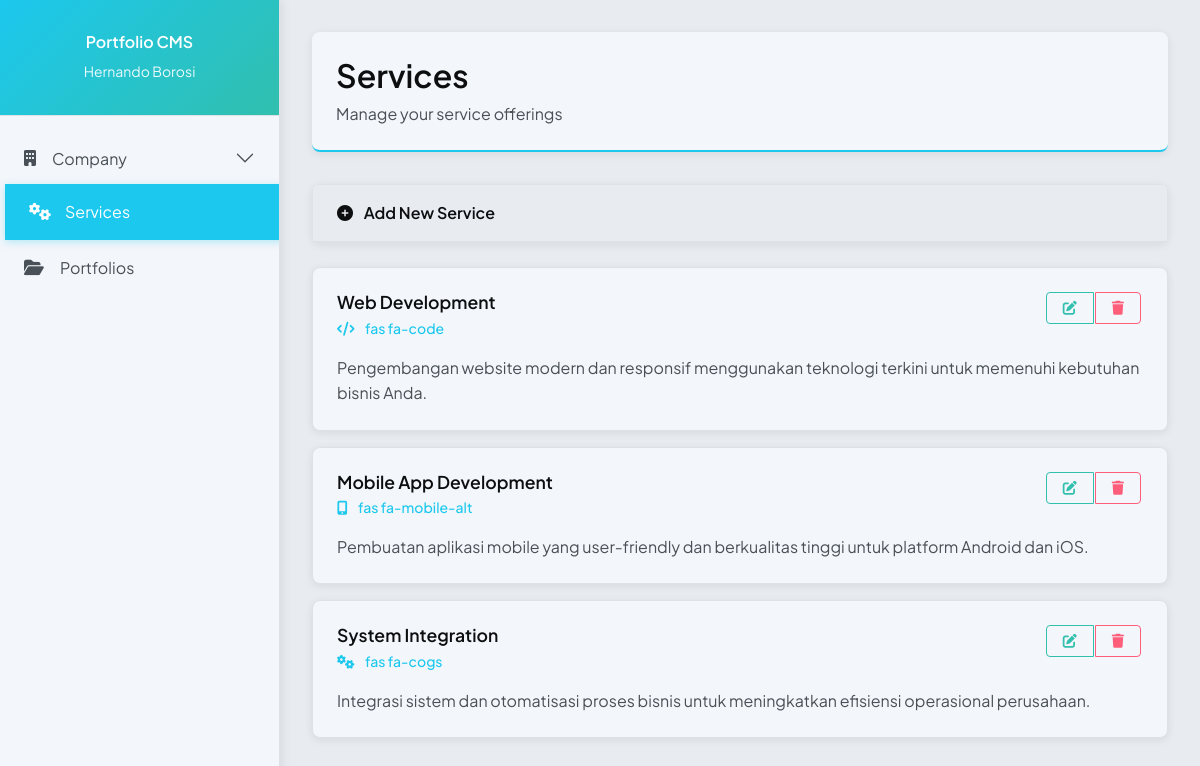
Page /index.php/admin/services on the committed database.
### tables this page shows
CREATE TABLE IF NOT EXISTS services (
  id INT AUTO_INCREMENT PRIMARY KEY,
  title VARCHAR(100) NOT NULL,
  icon_class VARCHAR(100),
  description TEXT,
  created_at TIMESTAMP DEFAULT CURRENT_TIMESTAMP,
  updated_at TIMESTAMP DEFAULT CURRENT_TIMESTAMP ON UPDATE CURRENT_TIMESTAMP
);

### index.php (called while the page is built, shortened)
<?php
require_once BASEPATH.'core/CodeIgniter.php';

### application/models/ServicesModel.php (called while the page is built, shortened)
<?php defined('BASEPATH') or exit('No direct script access allowed');
class ServicesModel extends CI_Model
{
	private $table_name = "services";
	public function get_list($offset = 0, $limit = 10)
	{
		$result["data"] = $this->db
			->order_by("created_at", "DESC")
			->get($this->table_name, $limit, $offset * $limit)
			->result();
		$total_data = $this->count_all();
		$result["total_pages"] = ceil($total_data / $limit);
		return $result;
	}
	private function count_all()
	{
		return $this->db->count_all($this->table_name);
	}
}

### application/helpers/view_helper.php (called while the page is built)
<?php if (!defined('BASEPATH')) exit('No direct script access allowed');
function nav_active($segment, $target)
{
	return ($segment === $target) ? 'active' : '';
}

### application/views/pages/admin/services/list.php (the view)
<a href="<?= base_url('admin/services/add') ?>" class="card">
	<button class="card-header d-flex justify-content-between align-items-center">
		<div>
			<i class="fas fa-circle-plus me-2"></i>
			Add New Service
		</div>
	</button>
</a>
<?php foreach ($services as $service):
	$id = $service->id;
	$title = $service->title;
	$icon = $service->icon_class;
	$description = $service->description;
?>
	<div class="content-item">
		<div class="item-header">
			<div>
				<h5 class="item-title">
					<?= $title ?>
				</h5>
				<div class="item-meta"><i class="<?= $icon ?> me-2"></i>
					<?= $icon ?>
				</div>
			</div>
			<div class="btn-group">
				<a href="<?= base_url('admin/services/' . $id) ?>" class="btn btn-sm btn-outline-info">
					<i class="fas fa-edit"></i>
				</a>
				<a href="<?= base_url('admin/services/delete/' . $id) ?>" class="btn btn-sm btn-outline-danger">
					<i class="fas fa-trash"></i>
				</a>
			</div>
		</div>
		<p class="item-description">
			<?= $description ?>
		</p>
	</div>
<?php endforeach; ?>

### application/controllers/admin/Services.php (shortened to what this page needs)
<?php
class Services extends CI_Controller
{
	private $prefix = "HyperBolt CMS - ";
	public function index()
	{
		$data = $this->init_data();
		$current_page = isset($_GET["page"]) ? validate_page_input($_GET["page"]) : 1;
		$services_data = $this->ServicesModel->get_list($current_page - 1);
		$data["page_subtitle"] = "Manage your service offerings";
		$data["services"] = $services_data["data"];
		$data["page_count"] = $services_data["total_pages"];
		$data["current_page"] = $current_page;
		$this->render("pages/admin/services/list", $data);
	}
	private function init_data()
	{
		$title = "Services";
		$style_url = base_url("assets/css/admin.css");
		$script_url = base_url("assets/js/admin.js");
		$data["title"] = $this->prefix . $title;
		$data["page_title"] =  $title;
		$data["extra_head"] = "
	<link rel=\"stylesheet\" href=\"$style_url\" />
	<script src=\"$script_url\"></script>
		";
		return $data;
	}
	private function render(string $path, $data = [])
	{
		$content = $this->load->view($path, $data, true);
		$data["content"] = $content;
		$this->load->view("templates/admin", $data);
	}
}

### application/views/templates/admin.php (shortened to what this page needs)
<!DOCTYPE html>
<html lang="en">
<?php
$this->load->helper("view");
$segment = $this->uri->segment(2);
$this->load->view("templates/header");
?>
<body>
	<div class="sidebar">
		<div class="sidebar-header">
			<h4>Portfolio CMS</h4>
			<small>Hernando Borosi</small>
		</div>
		<nav class="sidebar-nav">
			<div class="accordion" id="companyAccordion">
				<div class="accordion-item">
					<h2 class="accordion-header">
						<button class="accordion-button collapsed" type="button" data-bs-toggle="collapse"
							data-bs-target="#companyCollapse" aria-expanded="false" aria-controls="companyCollapse">
							<i class="fas fa-building me-3"></i>
							Company
						</button>
					</h2>
				</div>
			</div>
			<a href="<?= base_url('admin/services') ?>" class="nav-link <?= nav_active($segment, 'services') ?>">
				<i class="fas fa-cogs"></i>
				Services
			</a>
			<a href="<?= base_url('admin/portfolios') ?>" class="nav-link <?= nav_active($segment, 'portfolios') ?>">
				<i class="fas fa-folder-open"></i>
				Portfolios
			</a>
		</nav>
	</div>
	<div class="main-content position-relative">
		<div class="position-absolute w-100 top-0 left-0 p-1">
		</div>
		<section class="content-section">
			<div class="page-header">
				<h2 class="page-title">
					<?= $page_title ?>
				</h2>
				<p class="page-subtitle">
					<?= $page_subtitle ?>
				</p>
			</div>
			<?= $content ?>
		</section>
	</div>
</body>
</html>

### application/views/templates/header.php (shortened to what this page needs)
<head>
	<link rel="stylesheet" href="<?= base_url('assets/css/bootstrap.min.css'); ?>" />
	<link rel="stylesheet" href="<?= base_url('assets/css/reset.css'); ?>" />
	<link rel="stylesheet" href="<?= base_url('assets/css/fontawesome/fontawesome.css'); ?>" />
	<link rel="stylesheet" href="<?= base_url('assets/css/fontawesome/brands.css'); ?>" />
	<link rel="stylesheet" href="<?= base_url('assets/css/fontawesome/solid.css'); ?>" />
	<link rel="stylesheet" href="<?= base_url('assets/css/main.css'); ?>" />
	<?php if (!empty($extra_head)) {
		echo $extra_head;
	} ?>
</head>

### assets/css/main.css (style rules this page uses)
:root { --bs-primary: #1cc8ee; --bs-primary-rgb: 28, 200, 238; --bs-secondary: #f28cc2; --bs-secondary-rgb: 242, 140, 194; --bs-danger: #ff5e7a; --bs-danger-rgb: 255, 94, 122; --bs-info: #31bfae; --bs-info-rgb: 49, 191, 174; --bs-success: #6fcf97; --bs-success-rgb: 111, 207, 151; --bs-warning: #f5c26b; --bs-warning-rgb: 245, 194, 107; --bs-dark: #0d0e10; --bs-dark-rgb: 13, 14, 16; --bs-light: #f3f6fa; --bs-light-rgb: 243, 246, 250; --bg-darkest: #121419; --bg-darkest-rgb: 18, 20, 25; --bg-card: rgba(22, 24, 31, 0.8); }
.btn { display: inline-flex; justify-content: center; align-items: center; gap: 0.5rem; padding-block: 0.5rem; padding-inline: 1rem; font-size: 0.875rem; }
.btn-outline-danger { --bs-btn-color: var(--bs-danger); --bs-btn-border-color: var(--bs-danger); --bs-btn-hover-color: #fff; --bs-btn-hover-bg: var(--bs-danger); --bs-btn-hover-border-color: var(--bs-danger); --bs-btn-focus-shadow-rgb: var(--bs-danger-rgb); --bs-btn-active-color: #fff; --bs-btn-active-bg: var(--bs-danger); --bs-btn-active-border-color: var(--bs-danger); --bs-btn-active-shadow: inset 0 3px 5px rgba(0, 0, 0, 0.125); --bs-btn-disabled-color: var(--bs-danger); --bs-btn-disabled-bg: transparent; --bs-btn-disabled-border-color: var(--bs-danger); --bs-gradient: none; }
.btn-outline-info { --bs-btn-color: var(--bs-info); --bs-btn-border-color: var(--bs-info); --bs-btn-hover-color: #fff; --bs-btn-hover-bg: var(--bs-info); --bs-btn-hover-border-color: var(--bs-info); --bs-btn-focus-shadow-rgb: var(--bs-info-rgb); --bs-btn-active-color: #fff; --bs-btn-active-bg: var(--bs-info); --bs-btn-active-border-color: var(--bs-info); --bs-btn-active-shadow: inset 0 3px 5px rgba(0, 0, 0, 0.125); --bs-btn-disabled-color: var(--bs-info); --bs-btn-disabled-bg: transparent; --bs-btn-disabled-border-color: var(--bs-info); --bs-gradient: none; }

### rows in the picture
services: title "Web Development", icon_class "fas fa-code", description "Pengembangan website modern dan responsif menggunakan teknologi terkini untuk memenuhi kebutuhan bisnis Anda."
services: title "Mobile App Development", icon_class "fas fa-mobile-alt", description "Pembuatan aplikasi mobile yang user-friendly dan berkualitas tinggi untuk platform Android dan iOS."
services: title "System Integration", icon_class "fas fa-cogs", description "Integrasi sistem dan otomatisasi proses bisnis untuk meningkatkan efisiensi operasional perusahaan."

### other values in the picture
$page_title "Services"
$page_subtitle "Manage your service offerings"
